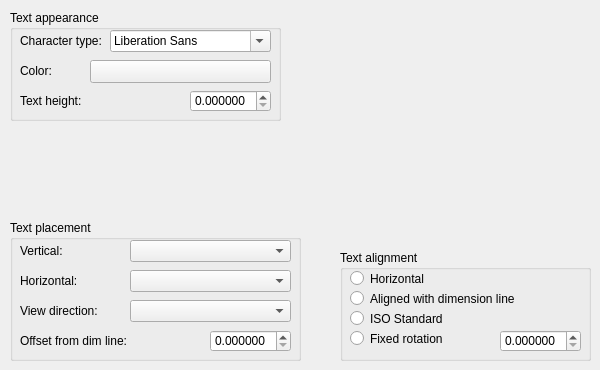
   <widget class="QWidget" name="TextTab">
    <attribute name="title">
     <string>Text</string>
    </attribute>
    <widget class="QGroupBox" name="groupBox_9">
     <property name="geometry">
      <rect>
       <x>10</x>
       <y>10</y>
       <width>271</width>
       <height>111</height>
      </rect>
     </property>
     <property name="title">
      <string>Text appearance</string>
     </property>
     <widget class="QLabel" name="label_26">
      <property name="geometry">
       <rect>
        <x>10</x>
        <y>80</y>
        <width>111</width>
        <height>21</height>
       </rect>
      </property>
      <property name="text">
       <string>Text height:</string>
      </property>
     </widget>
     <widget class="QDoubleSpinBox" name="textHeight">
      <property name="geometry">
       <rect>
        <x>180</x>
        <y>80</y>
        <width>81</width>
        <height>22</height>
       </rect>
      </property>
      <property name="toolTip">
       <string>Text height in map units.</string>
      </property>
      <property name="decimals">
       <number>6</number>
      </property>
      <property name="maximum">
       <double>1000000.000000000000000</double>
      </property>
      <property name="singleStep">
       <double>0.000500000000000</double>
      </property>
     </widget>
     <widget class="QLabel" name="label_40">
      <property name="geometry">
       <rect>
        <x>10</x>
        <y>20</y>
        <width>91</width>
        <height>21</height>
       </rect>
      </property>
      <property name="text">
       <string>Character type:</string>
      </property>
     </widget>
     <widget class="QFontComboBox" name="textFont">
      <property name="geometry">
       <rect>
        <x>100</x>
        <y>20</y>
        <width>161</width>
        <height>22</height>
       </rect>
      </property>
      <property name="toolTip">
       <string>Dimension text character type.</string>
      </property>
     </widget>
     <widget class="QPushButton" name="textColorDummy">
      <property name="geometry">
       <rect>
        <x>80</x>
        <y>50</y>
        <width>181</width>
        <height>23</height>
       </rect>
      </property>
      <property name="text">
       <string/>
      </property>
     </widget>
     <widget class="QLabel" name="label_4">
      <property name="geometry">
       <rect>
        <x>10</x>
        <y>50</y>
        <width>51</width>
        <height>21</height>
       </rect>
      </property>
      <property name="text">
       <string>Color:</string>
      </property>
     </widget>
    </widget>
    <widget class="QGroupBox" name="groupBox_10">
     <property name="geometry">
      <rect>
       <x>10</x>
       <y>220</y>
       <width>291</width>
       <height>141</height>
      </rect>
     </property>
     <property name="title">
      <string>Text placement</string>
     </property>
     <widget class="QComboBox" name="textVerticalPos">
      <property name="geometry">
       <rect>
        <x>120</x>
        <y>20</y>
        <width>161</width>
        <height>22</height>
       </rect>
      </property>
      <property name="toolTip">
       <string>Controls the vertical placement of dimension text in relation to the dimension line.</string>
      </property>
     </widget>
     <widget class="QLabel" name="label_31">
      <property name="geometry">
       <rect>
        <x>10</x>
        <y>20</y>
        <width>101</width>
        <height>21</height>
       </rect>
      </property>
      <property name="text">
       <string>Vertical:</string>
      </property>
     </widget>
     <widget class="QLabel" name="label_32">
      <property name="geometry">
       <rect>
        <x>10</x>
        <y>50</y>
        <width>101</width>
        <height>21</height>
       </rect>
      </property>
      <property name="text">
       <string>Horizontal:</string>
      </property>
     </widget>
     <widget class="QComboBox" name="textHorizontalPos">
      <property name="geometry">
       <rect>
        <x>120</x>
        <y>50</y>
        <width>161</width>
        <height>22</height>
       </rect>
      </property>
      <property name="toolTip">
       <string>Controls the horizontal placement of dimension text along the dimension line, in relation to the extension lines.</string>
      </property>
     </widget>
     <widget class="QLabel" name="label_33">
      <property name="geometry">
       <rect>
        <x>10</x>
        <y>80</y>
        <width>101</width>
        <height>21</height>
       </rect>
      </property>
      <property name="text">
       <string>View direction:</string>
      </property>
     </widget>
     <widget class="QComboBox" name="textDirection">
      <property name="geometry">
       <rect>
        <x>120</x>
        <y>80</y>
        <width>161</width>
        <height>22</height>
       </rect>
      </property>
      <property name="toolTip">
       <string>Controls the dimension text viewing direction.</string>
      </property>
     </widget>
     <widget class="QDoubleSpinBox" name="textOffsetDist">
      <property name="geometry">
       <rect>
        <x>200</x>
        <y>110</y>
        <width>81</width>
        <height>22</height>
       </rect>
      </property>
      <property name="toolTip">
       <string>Sets the current text gap, which is the distance around the dimension text when the dimension line is broken to accommodate the dimension text.</string>
      </property>
      <property name="decimals">
       <number>6</number>
      </property>
      <property name="maximum">
       <double>1000000.000000000000000</double>
      </property>
      <property name="singleStep">
       <double>0.000500000000000</double>
      </property>
     </widget>
     <widget class="QLabel" name="label_34">
      <property name="geometry">
       <rect>
        <x>10</x>
        <y>110</y>
        <width>181</width>
        <height>21</height>
       </rect>
      </property>
      <property name="text">
       <string>Offset from dim line:</string>
      </property>
     </widget>
    </widget>
    <widget class="QGroupBox" name="textAlignment_groupBox">
     <property name="geometry">
      <rect>
       <x>340</x>
       <y>250</y>
       <width>251</width>
       <height>111</height>
      </rect>
     </property>
     <property name="title">
      <string>Text alignment</string>
     </property>
     <widget class="QRadioButton" name="textRotModeHorizontal">
      <property name="geometry">
       <rect>
        <x>10</x>
        <y>20</y>
        <width>251</width>
        <height>17</height>
       </rect>
      </property>
      <property name="toolTip">
       <string>Places text in a horizontal position.</string>
      </property>
      <property name="text">
       <string>Horizontal</string>
      </property>
     </widget>
     <widget class="QRadioButton" name="textRotModeAligned">
      <property name="geometry">
       <rect>
        <x>10</x>
        <y>40</y>
        <width>251</width>
        <height>17</height>
       </rect>
      </property>
      <property name="toolTip">
       <string>Text aligned with Dimension Line.</string>
      </property>
      <property name="text">
       <string>Aligned with dimension line</string>
      </property>
     </widget>
     <widget class="QRadioButton" name="textRotModeISO">
      <property name="geometry">
       <rect>
        <x>10</x>
        <y>60</y>
        <width>251</width>
        <height>17</height>
       </rect>
      </property>
      <property name="toolTip">
       <string>Aligns text with the dimension line when text is inside the extension lines, but aligns it horizontally when text is outside the extension lines.</string>
      </property>
      <property name="text">
       <string>ISO Standard</string>
      </property>
     </widget>
     <widget class="QRadioButton" name="textRotModeFixedRot">
      <property name="geometry">
       <rect>
        <x>10</x>
        <y>80</y>
        <width>101</width>
        <height>17</height>
       </rect>
      </property>
      <property name="toolTip">
       <string>Place text with fixed angle.</string>
      </property>
      <property name="text">
       <string>Fixed rotation</string>
      </property>
     </widget>
     <widget class="QDoubleSpinBox" name="textForcedRot">
      <property name="geometry">
       <rect>
        <x>160</x>
        <y>80</y>
        <width>81</width>
        <height>22</height>
       </rect>
      </property>
      <property name="toolTip">
       <string>Text angle  when fixed rotation mode is on.</string>
      </property>
      <property name="decimals">
       <number>6</number>
      </property>
      <property name="maximum">
       <double>360.000000000000000</double>
      </property>
      <property name="singleStep">
       <double>0.000500000000000</double>
      </property>
     </widget>
    </widget>
   </widget>
